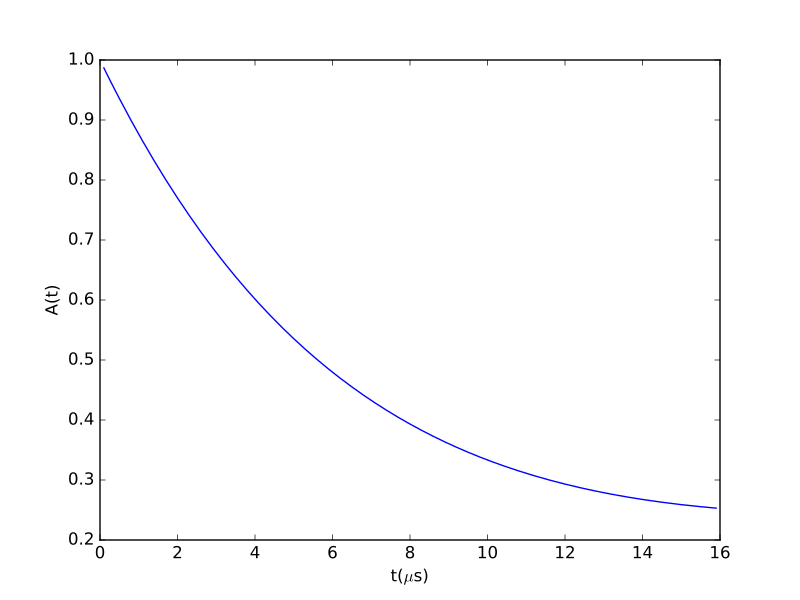

The Python source for this figure:
from mantid.simpleapi import FunctionWrapper
import matplotlib.pyplot as plt
import numpy as np
x = np.arange(0.1,16,0.1)
y = FunctionWrapper("StretchedKT")
fig, ax=plt.subplots()
ax.plot(x, y(x))
ax.set_xlabel('t($\mu$s)')
ax.set_ylabel('A(t)')
